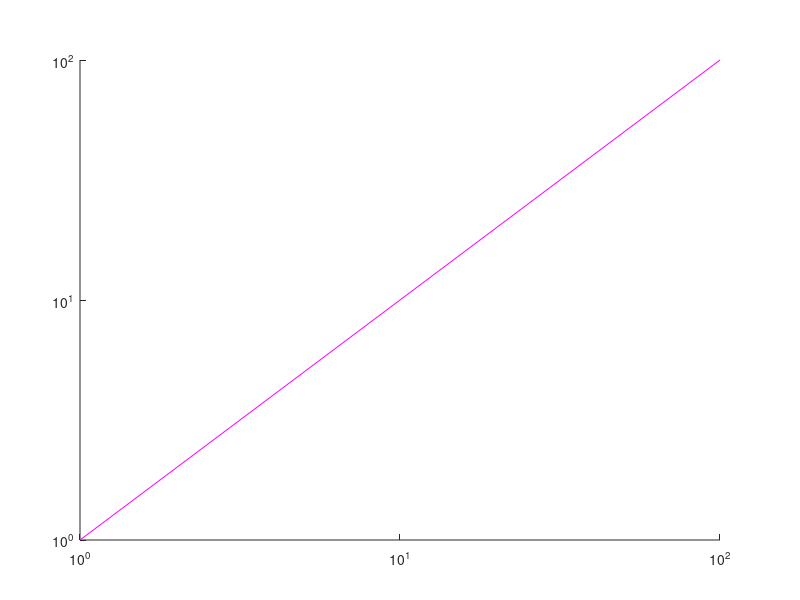

Here is the MATLAB script that generated this plot: (Note: this script raises an error after producing the figure.)
%=============================================================================
% Copyright (c) 2026-present Allan CORNET (Nelson)
%=============================================================================
% This file is part of Nelson.
%=============================================================================
% LICENCE_BLOCK_BEGIN
% SPDX-License-Identifier: LGPL-3.0-or-later
% LICENCE_BLOCK_END
%=============================================================================
% <--ADV-CLI MODE-->
f = figure('Visible', 'off', 'Position', [0 0 400 300]);
ax = axes('Parent', f, 'Position', [0.1 0.1 0.8 0.8]);
line('Parent', ax, 'XData', [1 10 100], 'YData', [1 10 100], 'Color', [1 0 1]);
set(ax, 'XScale', 'log', 'YScale', 'log', 'XLim', [1 100], 'YLim', [1 100]);
for xdir = {'normal', 'reverse'}
  for ydir = {'normal', 'reverse'}
    set(ax, 'XDir', xdir{1}, 'YDir', ydir{1});
    drawnow();
    frame = __web_display_list__(f);
    % Data, picking, clipping and tick coordinates must share log-space limits.
    point = jsondecode(__web_figure_pick__(f, 200, 150));
    asserts.istrue(point.found);
    asserts.isequal(point.index, 2);
    asserts.isequal(point.position(:)', [10 10 0]);
    asserts.isapprox(point.pixel(:)', [200 150], 1e-6);
    asserts.istrue(contains(frame, 'rgba(255,0,255,1.000000)'));
    asserts.istrue(numel(strfind(frame, '"kind":"text"')) >= 6);
  end
end
close(f);
